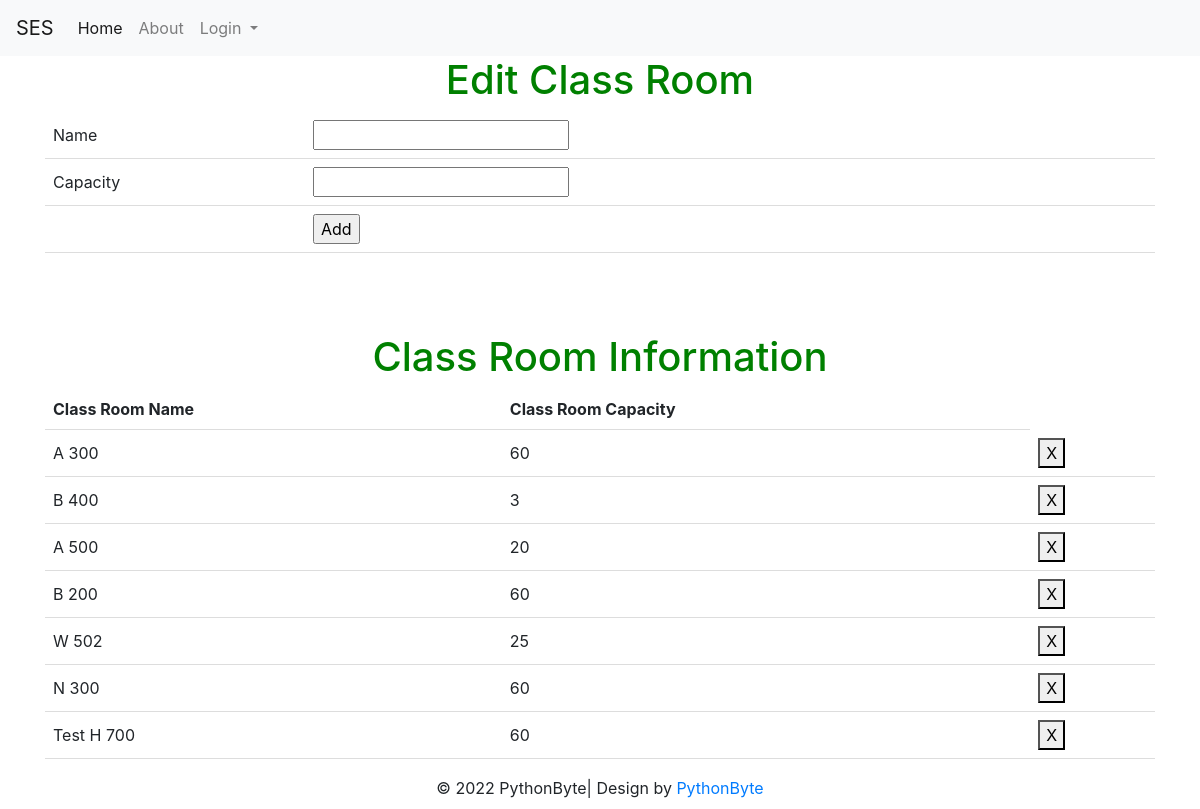
Before: /saverloc with the older database file.
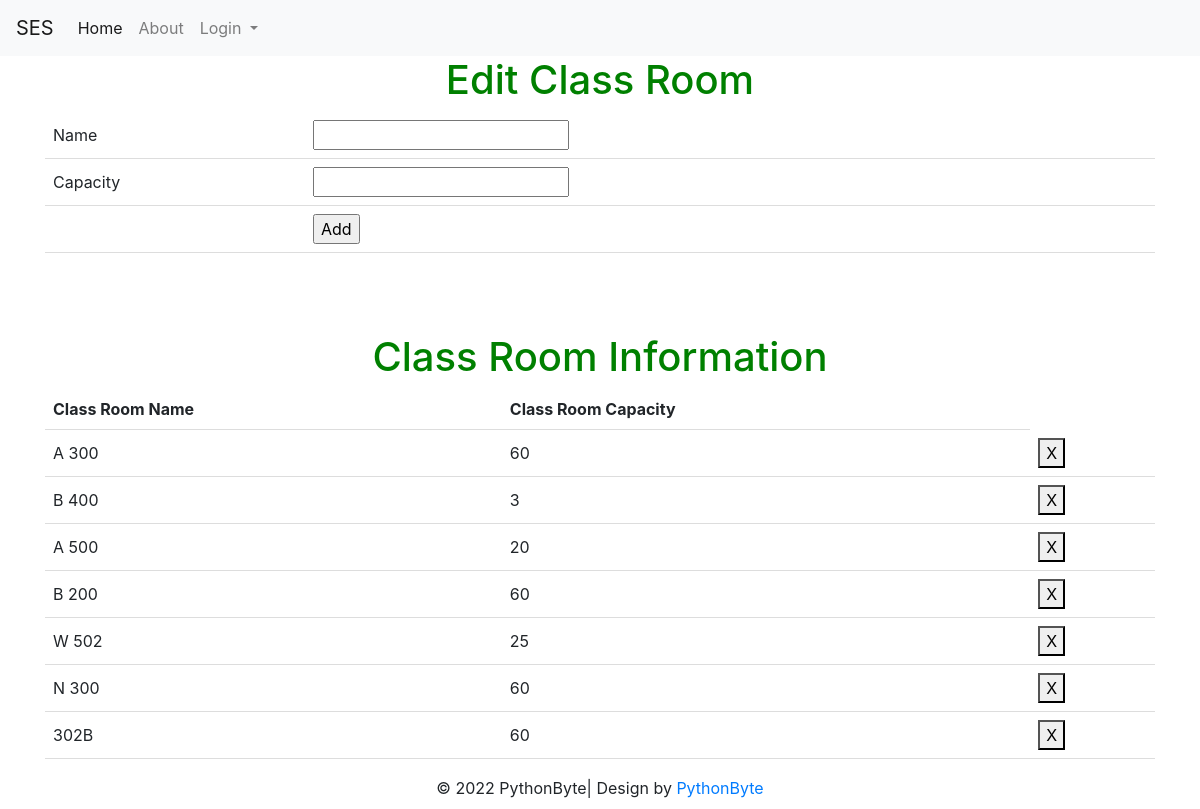
After: the same page with the newer database file.
### tables this page shows
CREATE TABLE loc (loc_id INTEGER PRIMARY KEY UNIQUE, loc_Cap INTEGER, loc_name CHAR CONSTRAINT loc_id UNIQUE ON CONFLICT IGNORE);

### auth.py (the view, shortened to what this page needs)
@auth.route("/saverloc",methods = ["POST","GET"])
def saverloc():
    if request.method=='GET':
        con = sqlite3.connect("instance/db.sqlite")
        cur = con.cursor()
        cur.execute("SELECT * FROM loc")
        data6 = cur.fetchall()
        return render_template('add_loc.html',data6=data6)
    return render_template("add_loc.html",data6=data6)

### templates/add_Loc.html (shortened to what this page needs)
{% extends "base.html" %}
{% block content %}
<h1>Edit Class Room</h1>
 <form action = "/saverloc" method="post">
 <table>
  <tr><td>Name</td><td><input type="text" name="name_loc" required ></td></tr>
  <tr><td>Capacity</td><td><input type="number" name="cap" required></td></tr>
  <tr><td></td><td><input type="submit" value="Add"></td></tr>
</form>
  <form action = "/del_loc" method="post">
 <br> <h1>{{msg}}</h1><br><br>
 <h1>Class Room Information</h1>
 <table id="table_to_highlight" style="width:100%">
    <thead>
      <tr>
        <th>Class Room Name</th>
        <th>Class Room Capacity</th>
      </tr>
      </thead>
      <tbody>
       {% for row in data6 %}
              <tr>
                  <td>{{row[2]}}</td>
                  <td>{{row[1]}}</td>
                  <td><button class="bi bi-plus" type="submit" value="{{ row[0] }}" name="locid">X</button></td>
              </tr>
          {% endfor %}
      </tbody>
  </table>
 </form>
{% endblock %}

Changed rows visible on the page:
removed loc: loc_name "Test H 700", loc_Cap "60", {{ row[0] }} 11 (drawn)
added loc: loc_name "302B", loc_Cap "60", {{ row[0] }} 12 (drawn)
